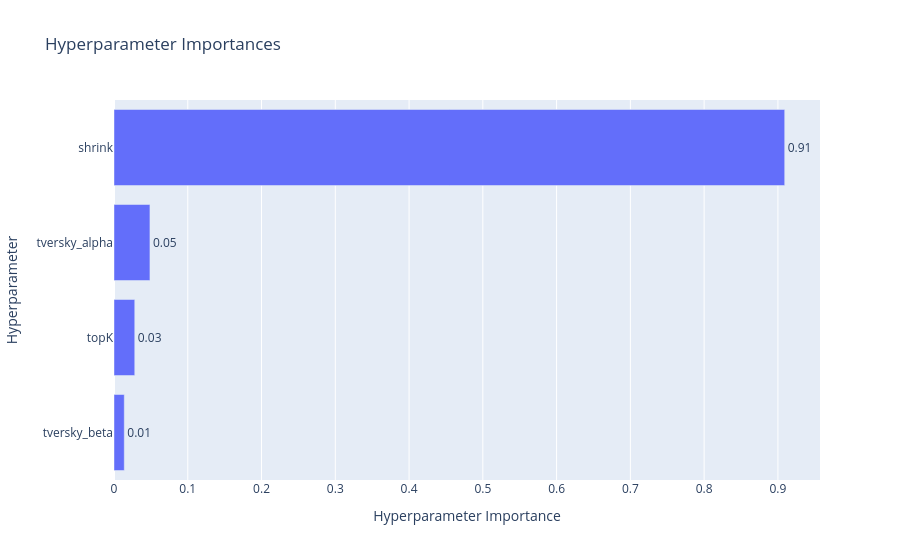

The notebook cell this image was saved under:
### Code cell
optuna.visualization.plot_param_importances(optuna_study)

### Figure 1 — Plotly figure (JSON) as saved in the notebook; plotly's stock layout.template omitted (floating-point values rounded to 4 significant figures)
{"data": [{"cliponaxis": false, "hovertemplate": ["tversky_beta (FloatDistribution): 0.013927047387137608<extra></extra>", "topK (IntDistribution): 0.028144150399919667<extra></extra>", "tversky_alpha (FloatDistribution): 0.048719505418576683<extra></extra>", "shrink (IntDistribution): 0.9092092967943661<extra></extra>"], "name": "Objective Value", "orientation": "h", "text": ["0.01", "0.03", "0.05", "0.91"], "textposition": "outside", "type": "bar", "x": [0.01393, 0.02814, 0.04872, 0.9092], "y": ["tversky_beta", "topK", "tversky_alpha", "shrink"]}], "layout": {"title": {"text": "Hyperparameter Importances"}, "xaxis": {"title": {"text": "Hyperparameter Importance"}}, "yaxis": {"title": {"text": "Hyperparameter"}}}}
